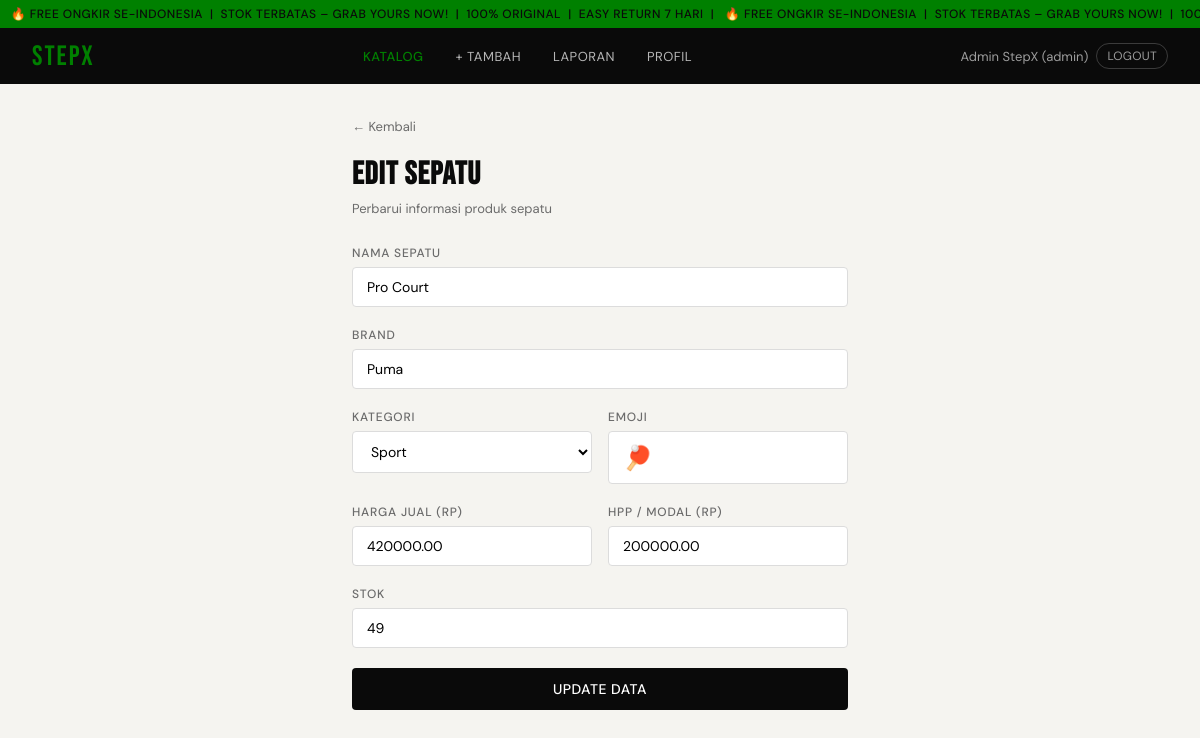
The page /edit.php?id=10 (signed in) on the database as committed earlier.
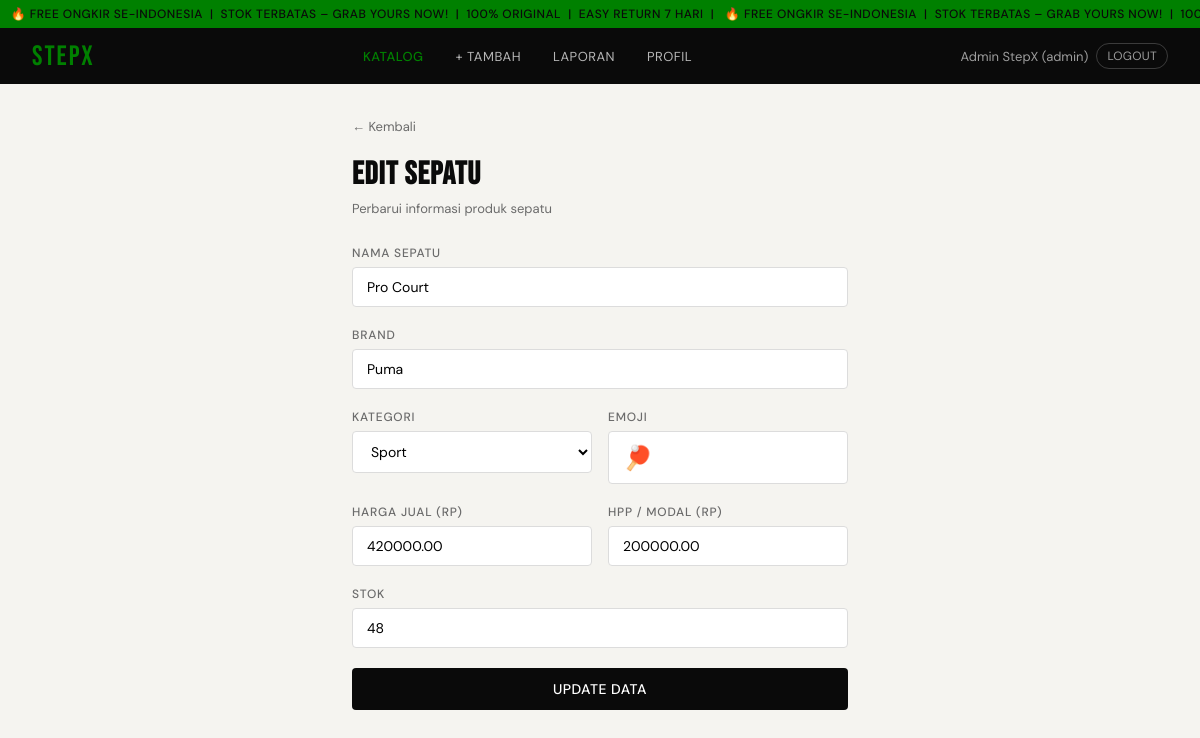
The same page on the database as committed later.
### tables this page shows
CREATE TABLE IF NOT EXISTS `produk` (
  `id` int unsigned NOT NULL AUTO_INCREMENT,
  `penjual_id` int unsigned NOT NULL,
  `kategori_id` int unsigned NOT NULL,
  `nama` varchar(200) NOT NULL,
  `brand` varchar(100) NOT NULL,
  `deskripsi` text,
  `harga_jual` decimal(12,2) NOT NULL,
  `hpp` decimal(12,2) NOT NULL COMMENT 'Harga Pokok Penjualan / Modal',
  `stok` int NOT NULL DEFAULT '0',
  `berat_gram` int NOT NULL DEFAULT '500',
  `emoji` varchar(10) DEFAULT '?',
  `is_new` tinyint(1) NOT NULL DEFAULT '0',
  `status` enum('aktif','nonaktif','habis') NOT NULL DEFAULT 'aktif',
  `created_at` datetime NOT NULL DEFAULT CURRENT_TIMESTAMP,
  `updated_at` datetime NOT NULL DEFAULT CURRENT_TIMESTAMP ON UPDATE CURRENT_TIMESTAMP,
  PRIMARY KEY (`id`),
  KEY `idx_produk_kategori` (`kategori_id`),
  KEY `idx_produk_penjual` (`penjual_id`),
  KEY `idx_produk_status` (`status`),
  CONSTRAINT `fk_produk_kategori` FOREIGN KEY (`kategori_id`) REFERENCES `kategori` (`id`),
  CONSTRAINT `fk_produk_penjual` FOREIGN KEY (`penjual_id`) REFERENCES `users` (`id`),
  CONSTRAINT `chk_harga` CHECK ((`harga_jual` > 0)),
  CONSTRAINT `chk_hpp` CHECK ((`hpp` > 0)),
  CONSTRAINT `chk_stok` CHECK ((`stok` >= 0))
);

CREATE TABLE IF NOT EXISTS `kategori` (
  `id` int unsigned NOT NULL AUTO_INCREMENT,
  `nama` varchar(100) NOT NULL,
  `slug` varchar(100) NOT NULL,
  PRIMARY KEY (`id`),
  UNIQUE KEY `nama` (`nama`),
  UNIQUE KEY `slug` (`slug`)
);

### edit.php (the view, shortened to what this page needs)
<?php
$db    = getDB();
$id    = intval($_GET['id'] ?? $_POST['id'] ?? 0);
$kategori = $db->query('SELECT * FROM kategori ORDER BY id')->fetch_all(MYSQLI_ASSOC);
$stmt = $db->prepare('SELECT * FROM produk WHERE id = ? LIMIT 1');
$stmt->bind_param('i', $id);
$stmt->execute();
$produk = $stmt->get_result()->fetch_assoc();
require_once __DIR__ . '/includes/header.php';
?>
<div class="form-page">
  <a class="back-link" href="catalog.php">← Kembali</a>
  <h2>Edit Sepatu</h2>
  <p class="sub">Perbarui informasi produk sepatu</p>
  <form method="POST" action="edit.php">
    <div class="field">
      <label>Nama Sepatu</label>
      <input type="text" name="nama" value="<?= htmlspecialchars($produk['nama']) ?>" required>
    </div>
    <div class="field">
      <label>Brand</label>
      <input type="text" name="brand" value="<?= htmlspecialchars($produk['brand']) ?>" required>
    </div>
    <div class="form-row">
      <div class="field">
        <label>Kategori</label>
        <select name="kategori_id" required>
          <?php foreach ($kategori as $k): ?>
            <option value="<?= $k['id'] ?>"
              <?= ($produk['kategori_id'] == $k['id']) ? 'selected' : '' ?>>
              <?= htmlspecialchars($k['nama']) ?>
            </option>
          <?php endforeach; ?>
        </select>
      </div>
      <div class="field">
        <label>Emoji</label>
        <input type="text" name="emoji" placeholder="👟" maxlength="4"
               style="font-size:24px" value="<?= htmlspecialchars($produk['emoji'] ?? '👟') ?>">
      </div>
    </div>
    <div class="form-row">
      <div class="field">
        <label>Harga Jual (Rp)</label>
        <input type="number" name="harga" value="<?= htmlspecialchars($produk['harga_jual']) ?>" min="0" required>
      </div>
      <div class="field">
        <label>HPP / Modal (Rp)</label>
        <input type="number" name="hpp" value="<?= htmlspecialchars($produk['hpp'] ?? '0') ?>" min="0">
      </div>
    </div>
    <div class="field">
      <label>Stok</label>
      <input type="number" name="stok" value="<?= htmlspecialchars($produk['stok']) ?>" min="0">
    </div>
    <button type="submit" class="btn-primary full">Update Data</button>
  </form>
</div>
<?php require_once __DIR__ . '/includes/footer.php'; ?>

Rows that differ between the two databases and show on the page:
changed produk "Pro Court": stok "49" → "48"
